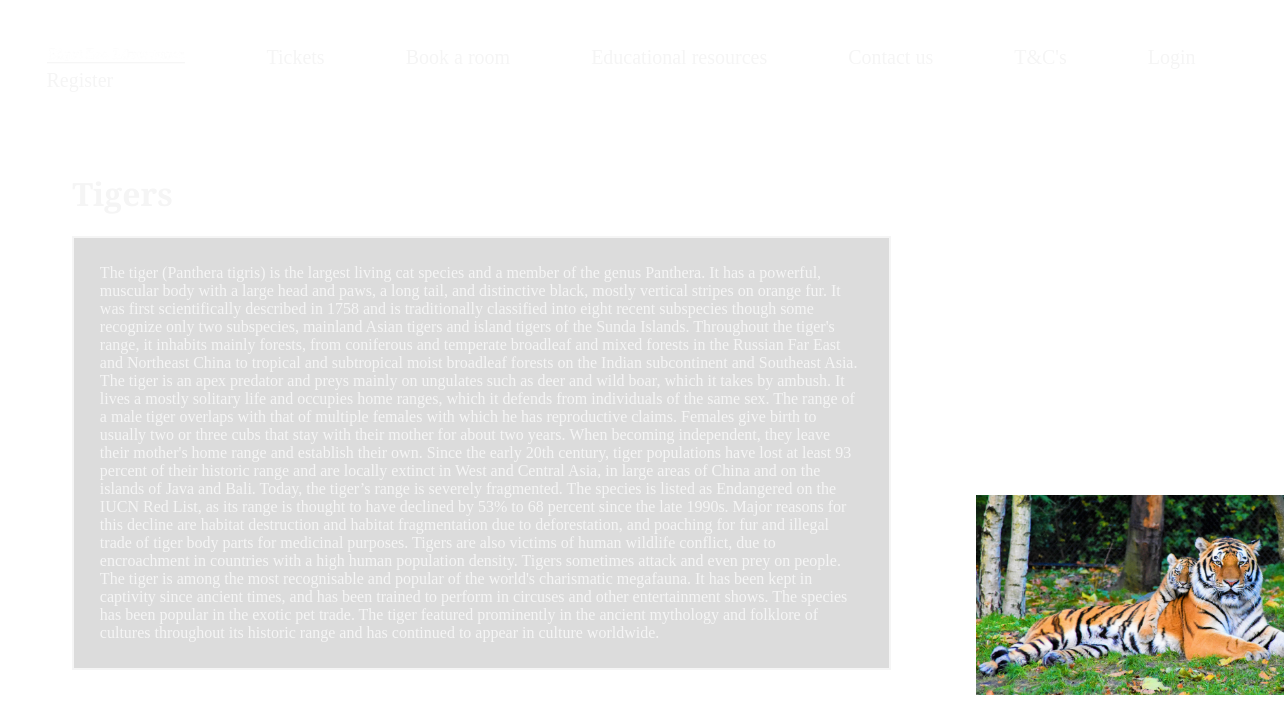
The app's page /animal/Tigers with its own data.
### app.py (models this page shows)
class Animals(db.Model): # Creates the SQL table for animals
    id = db.Column(db.Integer, primary_key=True)
    name = db.Column(db.String(30), unique=False, nullable=True)
    description = db.Column(db.String(200), unique=False, nullable=True)
    image_location = db.Column(db.String(60), unique=False, nullable=True)
    wikidescription = db.Column(db.String(1000), unique=False, nullable=True)

### app.py (the view)
@app.route('/animal/<animal_name>', methods=['GET','POST']) # This is the page route for each animal
def animal(animal_name): #this holds the logic for the animal function
    animal = Animals.query.filter_by(name=animal_name).first() # gets the animal based on the name selected in the link
    animal_description = animal.wikidescription # gets the description of this animal from the query
    animal_image = animal.image_location # gets the unique image for this animal
    return render_template('animal.html', animal_name=animal_name, animal_description=animal_description, animal_image=animal_image) # renders the template with the unique variables

### templates/animal.html (shortened to what this page needs)
{% extends 'base.html' %}
{% block content %}
<!DOCTYPE html>
<html lang="en-GB">
    <head>
        <link rel="stylesheet" href="../static/styles/main_style.css">
        <link rel="stylesheet" href="../static/styles/animal_style.css">
    </head>
    <body>
        <h1>{{animal_name}}</h1>
        <p>{{animal_description}}</p>
        <img src="{{animal_image}}" style="margin-top: -80vh; margin-left: 75vw; height: 25vh; width: auto; border: 5px white solid;">
    </body>
</html>
{% endblock %}

### static/styles/main_style.css (style rules this page uses)
body { background-image: url("/static/images/background.jpg"); color: whitesmoke; }

### static/styles/animal_style.css (style rules this page uses)
body { font-family: "PT Serif", serif; }
body h1 { margin-top: 10vh; padding-left: 5vw; }
body p { margin-right: 30vw; margin-left: 5vw; padding: 2vw; background-color: #fff; background-color: rgba(186,186,186,0.5); border: solid 2px whitesmoke; }

### records on screen
Animals: wikidescription "The tiger (Panthera tigris) is the largest living cat species and a member of the genus Panthera. It has a powerful, muscular body with a large head and paws, a long tail, and distinctive black, mostly vertical stripes on orange fur. It was first scientifically described in 1758 and is traditionally classified into eight recent subspecies though some recognize only two subspecies, mainland Asian tigers and island tigers of the Sunda Islands. Throughout the tiger's range, it inhabits mainly forests, from coniferous and temperate broadleaf and mixed forests in the Russian Far East and Northeast China to tropical and subtropical moist broadleaf forests on the Indian subcontinent and Southeast…", image_location (picture)
